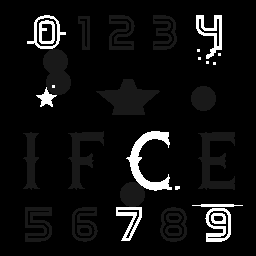
#> input picture gcPDI2/imgPDI2/gcmyshapes2.tif, 256 x 256 px
$ jupyter execute gc205_Watershed.ipynb
#> lines starting #> are read from the running program, lines starting #| are printed output that depends on the picture; after the words box and inside, x2 and y2 are one past the last pixel; in counts of white or black regions, pixels touching at a corner belong together
#> further down, img is the input picture: shape (256, 256, 3); min 0, max 255, mean 15.2
# Segmentação por Watershed

## Introdução

A segmentação de imagem pode se dar por detecção de borda, limiarização e crescimento da região. A segmentação por Watershd incorpora muitos desses conceitos e frequentemente produz resultados de segmentação mais estáveis, incluindo limites de segmentação conectados.

É um método baseado em região com análise em três dimensões (Largura, Altura e Intensidade). Busca *inundar* os mínimos locais, *barrar* as regiões, bacias, para evitar um transbordo nas regiões adjacentes, e encontrar as linhas divisórias das regiões.

Há uma propriedade importante em que as linhas da bacia (região) formam caminhos conectados, dando assim limites contínuos entre as regiões. Assim, Uma das principais aplicações da segmentação Watershed é a extração de objetos quase uniformes, o que faz esse método ser utilizado no gradiente da imagem.

## Implementação

[cell 1]
import cv2 as cv
import numpy as np
import matplotlib.pyplot as plt
import math
from IPython.display import Image

[cell 2]
def applyWS(img, kval=3, openitval=2, dilitval=3, distkval=5):
#> called with kval = 3, openitval = 2, dilitval = 3, distkval = 5
    gray = cv.cvtColor(img,cv.COLOR_BGR2GRAY) #Image BGR -> Gray
    plt.imshow(gray,'gray')
#> (this line was passed over: IPython is not available in this run)
    plt.title("Grayscale")
#> (this line was passed over: IPython is not available in this run)
    plt.show()

    ret, thresh = cv.threshold(gray,0,255,cv.THRESH_BINARY_INV+cv.THRESH_OTSU) #Thresholding
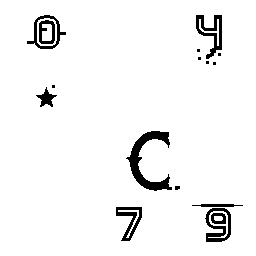
#> thresh: shape (256, 256); 95.3% white; 16 black regions (7 under 20 px), largest, box (x1, y1, x2, y2) and area: (126, 131, 172, 191) 897, (196, 15, 222, 59) 454, (205, 208, 231, 242) 400
#> ret = 25
    plt.imshow(thresh,'gray')
#> (this line was passed over: IPython is not available in this run)
    plt.title("Limiarização")
#> (this line was passed over: IPython is not available in this run)
    plt.show()

    #Noise remove
    kernel = np.ones((kval,kval),np.uint8)
    opening = cv.morphologyEx(thresh,cv.MORPH_OPEN,kernel, iterations = openitval) #Erosion followed by dilation
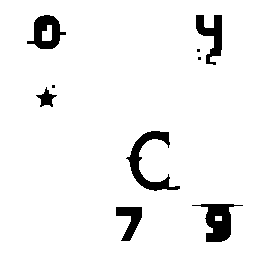
#> opening: shape (256, 256); 94.2% white; 9 black regions (3 under 20 px), largest, box (x1, y1, x2, y2) and area: (126, 131, 180, 191) 931, (192, 204, 243, 242) 861, (27, 15, 66, 49) 694, (196, 15, 222, 65) 636, (116, 207, 142, 241) 465, (36, 87, 57, 107) 179
    plt.imshow(opening,'gray')
#> (this line was passed over: IPython is not available in this run)
    plt.title("Abertura (Remoção de Ruído)")
#> (this line was passed over: IPython is not available in this run)
    plt.show()

    #Sure background area: region much away from the object are background
    sure_bg = cv.dilate(opening,kernel,iterations=dilitval) #Dilation
    plt.imshow(sure_bg,'gray')
    plt.title("Dilatação")
    plt.show()

    #Finding sure foreground area: region near to center of objects are foreground
    dist_transform = cv.distanceTransform(opening,cv.DIST_L2,distkval) #Calculates the distance to the closest zero pixel for each pixel
    plt.imshow(dist_transform,'gray')
    plt.title("Distâncias")
    plt.show()

    ret, sure_fg = cv.threshold(dist_transform,0.7*dist_transform.max(),255,0)
    sure_fg = np.uint8(sure_fg)
    plt.imshow(sure_fg,'gray')
    plt.title("Distâncias")
    plt.show()

    #Finding unknown region: region we  not sure is the boundary region
    unknown = cv.subtract(sure_bg,sure_fg)
    plt.imshow(unknown,'gray')
    plt.title("Região incerta, provável borda")
    plt.show()

    #Marker labelling
    ret, markers = cv.connectedComponents(sure_fg)
    plt.imshow(markers,'gray')
    plt.title("Marcadores")
    plt.show()

    # Add one to all labels so that sure background is not 0, but 1
    markers = markers+1
    #plt.imshow(markers,'gray')
    #plt.show()

    # Now, mark the region of unknown with zero
    markers[unknown==255] = 0
    markers = cv.watershed(img,markers)
    plt.imshow(markers,'gray')
    plt.title("Aplicação do Watershed")
    plt.show()

    Aimg = img.copy()
    Aimg[markers == -1] = [255,0,0]

    return Aimg

### Teste 1

[cell 3]
img = cv.imread("../gcPDI2/imgPDI2/gcmyshapes2.tif")
plt.imshow(img,'gray')
plt.show()
